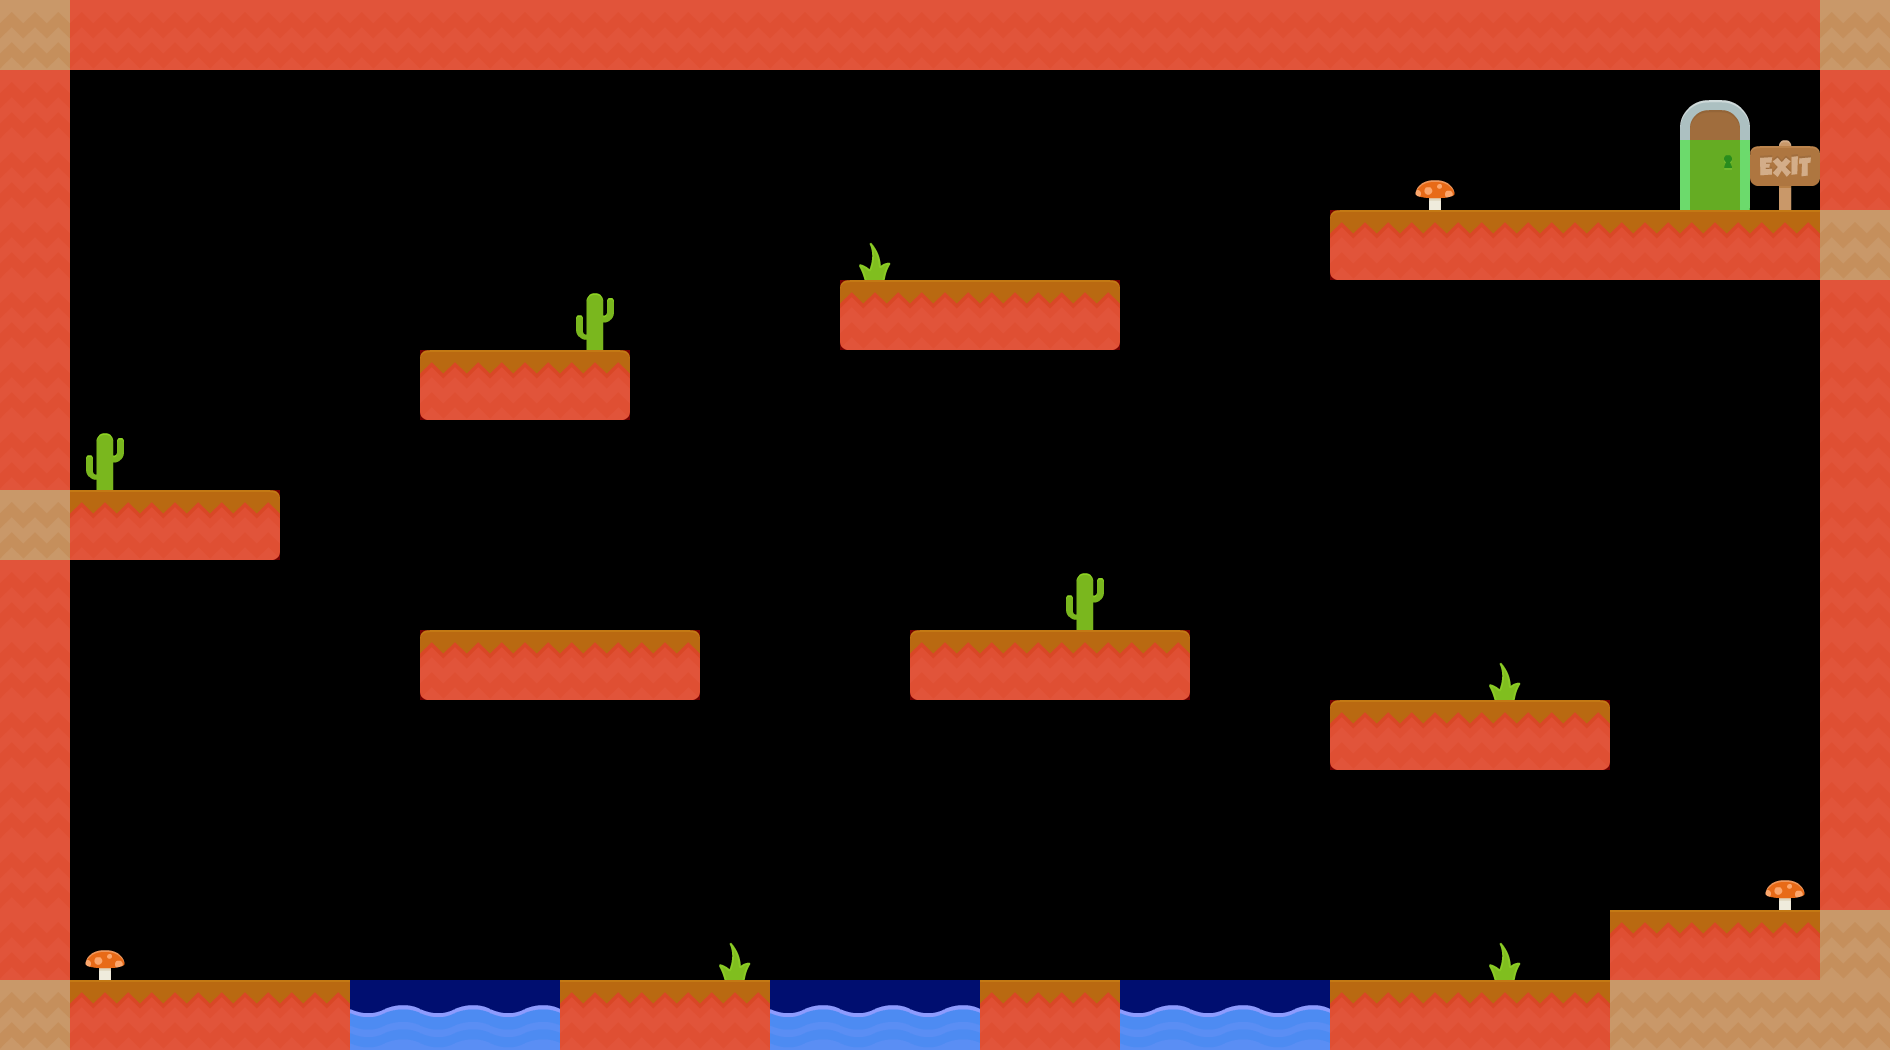

Below is a game level as drawn by its tile map, then a one-line description and the .tmx file that defines it, in full:
An orthogonal 27x15 tile map with 70x70 px tiles, 2 tile layers (Map, Collision), 7 tilesets.

<map version="1.9" tiledversion="1.9.2" orientation="orthogonal" renderorder="right-down" width="27" height="15" tilewidth="70" tileheight="70" infinite="0" nextlayerid="7" nextobjectid="1">
 <editorsettings>
  <export target="Level1..js" format="js" />
 </editorsettings>
 <tileset firstgid="1" source="tiles_spritesheet.tsx" />
 <tileset firstgid="157" source="items_spritesheet.tsx" />
 <tileset firstgid="221" source="collision.tsx" />
 <tileset firstgid="222" source="death.tsx" />
 <tileset firstgid="223" source="Exit.tsx" />
 <tileset firstgid="224" source="mushroomRed.tsx" />
 <tileset firstgid="225" source="plant.tsx" />
 <layer id="1" name="Map" width="27" height="15">
  <data encoding="csv">
153,153,153,153,153,153,153,153,153,153,153,153,153,153,153,153,153,153,153,153,153,153,153,153,153,153,153,
153,0,0,0,0,0,0,0,0,0,0,0,0,0,0,0,0,0,0,0,0,0,0,0,70,0,153,
153,0,0,0,0,0,0,0,0,0,0,0,0,0,0,0,0,0,0,0,224,0,0,0,82,65,153,
153,0,0,0,0,0,0,0,0,0,0,0,225,0,0,0,0,0,0,116,104,104,104,104,104,104,153,
153,0,0,0,0,0,0,0,186,0,0,0,116,104,104,92,0,0,0,0,0,0,0,0,0,0,153,
153,0,0,0,0,0,116,104,92,0,0,0,0,0,0,0,0,0,0,0,0,0,0,0,0,0,153,
153,186,0,0,0,0,0,0,0,0,0,0,0,0,0,0,0,0,0,0,0,0,0,0,0,0,153,
153,104,104,92,0,0,0,0,0,0,0,0,0,0,0,0,0,0,0,0,0,0,0,0,0,0,153,
153,0,0,0,0,0,0,0,0,0,0,0,0,0,0,186,0,0,0,0,0,0,0,0,0,0,153,
153,0,0,0,0,0,116,104,104,92,0,0,0,116,104,104,92,0,0,0,0,225,0,0,0,0,153,
153,0,0,0,0,0,0,0,0,0,0,0,0,0,0,0,0,0,0,116,104,104,92,0,0,0,153,
153,0,0,0,0,0,0,0,0,0,0,0,0,0,0,0,0,0,0,0,0,0,0,0,0,0,153,
153,0,0,0,0,0,0,0,0,0,0,0,0,0,0,0,0,0,0,0,0,0,0,0,0,224,153,
153,224,0,0,0,0,0,0,0,0,225,0,0,0,0,0,0,0,0,0,0,225,0,104,104,104,153,
153,104,104,104,104,103,103,103,104,104,104,103,103,103,104,104,103,103,103,104,104,104,104,153,153,153,153
</data>
 </layer>
 <layer id="2" name="Collision" width="27" height="15" opacity="0.45">
  <data encoding="csv">
0,221,221,221,221,221,221,221,221,221,221,221,221,221,221,221,221,221,221,221,221,221,221,221,221,221,0,
221,0,0,0,0,0,0,0,0,0,0,0,0,0,0,0,0,0,0,0,0,0,0,0,0,0,221,
221,0,0,0,0,0,0,0,0,0,0,0,0,0,0,0,0,0,0,0,0,0,0,0,223,0,221,
221,0,0,0,0,0,0,0,0,0,0,0,0,0,0,0,0,0,0,221,221,221,221,221,221,221,0,
221,0,0,0,0,0,0,0,0,0,0,0,221,221,221,221,0,0,0,0,0,0,0,0,0,0,221,
221,0,0,0,0,0,221,221,221,0,0,0,0,0,0,0,0,0,0,0,0,0,0,0,0,0,221,
221,0,0,0,0,0,0,0,0,0,0,0,0,0,0,0,0,0,0,0,0,0,0,0,0,0,221,
0,221,221,221,0,0,0,0,0,0,0,0,0,0,0,0,0,0,0,0,0,0,0,0,0,0,221,
221,0,0,0,0,0,0,0,0,0,0,0,0,0,0,0,0,0,0,0,0,0,0,0,0,0,221,
221,0,0,0,0,0,221,221,221,221,0,0,0,221,221,221,221,0,0,0,0,0,0,0,0,0,221,
221,0,0,0,0,0,0,0,0,0,0,0,0,0,0,0,0,0,0,221,221,221,221,0,0,0,221,
221,0,0,0,0,0,0,0,0,0,0,0,0,0,0,0,0,0,0,0,0,0,0,0,0,0,221,
221,0,0,0,0,0,0,0,0,0,0,0,0,0,0,0,0,0,0,0,0,0,0,0,0,0,221,
221,0,0,0,0,0,0,0,0,0,0,0,0,0,0,0,0,0,0,0,0,0,0,221,221,221,0,
0,221,221,221,221,222,222,222,221,221,221,222,222,222,221,221,222,222,222,221,221,221,221,0,0,0,0
</data>
 </layer>
</map>
